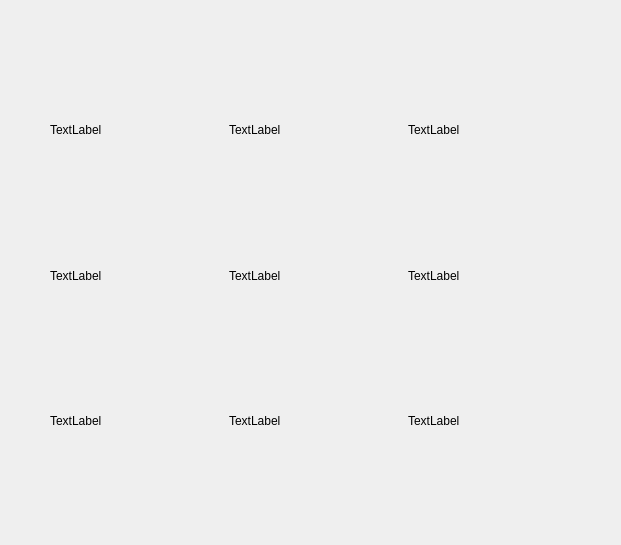
<?xml version="1.0" encoding="UTF-8"?>
<ui version="4.0">
 <class>ReplayGameDialog</class>
 <widget class="QDialog" name="ReplayGameDialog">
  <property name="geometry">
   <rect>
    <x>0</x>
    <y>0</y>
    <width>621</width>
    <height>545</height>
   </rect>
  </property>
  <property name="windowTitle">
   <string>Dialog</string>
  </property>
  <widget class="QWidget" name="gridLayoutWidget">
   <property name="geometry">
    <rect>
     <x>50</x>
     <y>60</y>
     <width>531</width>
     <height>431</height>
    </rect>
   </property>
   <layout class="QGridLayout" name="gridLayout">
    <item row="0" column="2">
     <widget class="QLabel" name="label_3">
      <property name="text">
       <string>TextLabel</string>
      </property>
     </widget>
    </item>
    <item row="1" column="0">
     <widget class="QLabel" name="label_4">
      <property name="text">
       <string>TextLabel</string>
      </property>
     </widget>
    </item>
    <item row="1" column="2">
     <widget class="QLabel" name="label_6">
      <property name="text">
       <string>TextLabel</string>
      </property>
     </widget>
    </item>
    <item row="0" column="1">
     <widget class="QLabel" name="label_2">
      <property name="text">
       <string>TextLabel</string>
      </property>
     </widget>
    </item>
    <item row="2" column="2">
     <widget class="QLabel" name="label_9">
      <property name="text">
       <string>TextLabel</string>
      </property>
     </widget>
    </item>
    <item row="0" column="0">
     <widget class="QLabel" name="label_1">
      <property name="text">
       <string>TextLabel</string>
      </property>
     </widget>
    </item>
    <item row="1" column="1">
     <widget class="QLabel" name="label_5">
      <property name="text">
       <string>TextLabel</string>
      </property>
     </widget>
    </item>
    <item row="2" column="1">
     <widget class="QLabel" name="label_8">
      <property name="text">
       <string>TextLabel</string>
      </property>
     </widget>
    </item>
    <item row="2" column="0">
     <widget class="QLabel" name="label_7">
      <property name="text">
       <string>TextLabel</string>
      </property>
     </widget>
    </item>
   </layout>
  </widget>
 </widget>
 <resources/>
 <connections/>
</ui>
